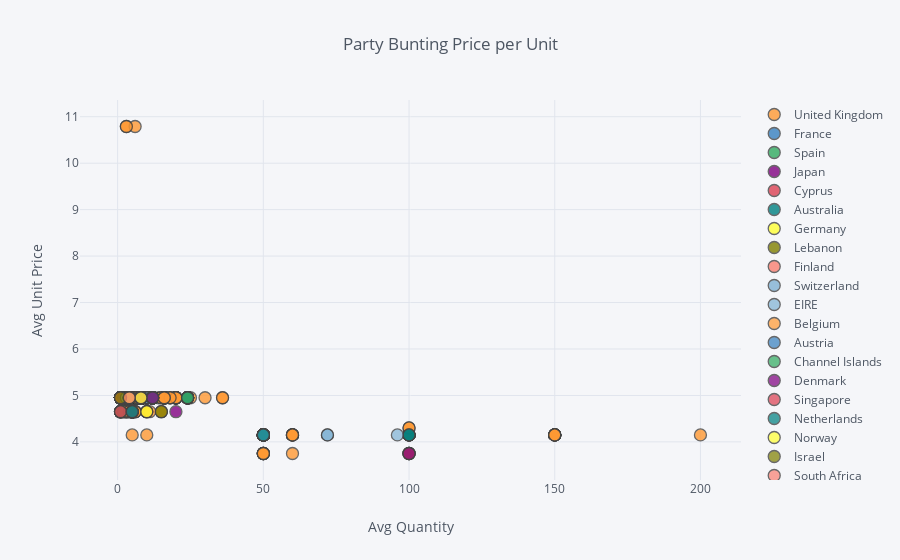

Write notebook code for a chart like this one.
### Markdown cell above
## 3. Create an interactive scatter plot showing the relationship between average quantity (x-axis) and average unit price (y-axis) for the product PARTY BUNTING with the plot points color-coded by country (categories).

### Code cell
e = data.loc[data['Description']=='PARTY BUNTING']
e = e[['Quantity', 'UnitPrice', 'Country']]
e.head()
e.iplot(x='Quantity', y='UnitPrice', categories='Country', xTitle='Avg Quantity', yTitle='Avg Unit Price', title='Party Bunting Price per Unit')

### Figure 1 — Plotly figure (JSON) as saved in the notebook; plotly's stock layout.template omitted (floating-point values rounded to 4 significant figures; data arrays with more than 128 entries replaced by an {"elided": "..."} marker saying what was removed)
{"data": [{"marker": {"color": "rgba(255, 153, 51, 1.0)", "line": {"width": 1.3}, "opacity": 0.8, "size": 12, "symbol": "circle"}, "mode": "markers", "name": "United Kingdom", "textfont": {"color": "#4D5663"}, "type": "scatter", "uid": "4511f3b7-e6f5-4208-97b0-f48cc4007588", "x": {"elided": "1307 int values"}, "y": {"elided": "1307 float values"}}, {"marker": {"color": "rgba(55, 128, 191, 1.0)", "line": {"width": 1.3}, "opacity": 0.8, "size": 12, "symbol": "circle"}, "mode": "markers", "name": "France", "textfont": {"color": "#4D5663"}, "type": "scatter", "uid": "6fae4e8e-256b-4316-8ea2-1fc06140d234", "x": [5, 5, 10, 12, 2, 12, 4, 4, 4, 4, 12, 8, 4, 4, 4, 4, 4, 4, 4, 4, 4, 8], "y": [4.65, 4.65, 4.95, 4.95, 4.95, 4.95, 4.95, 4.95, 4.95, 4.95, 4.95, 4.95, 4.95, 4.95, 4.95, 4.95, 4.95, 4.95, 4.95, 4.95, 4.95, 4.95]}, {"marker": {"color": "rgba(50, 171, 96, 1.0)", "line": {"width": 1.3}, "opacity": 0.8, "size": 12, "symbol": "circle"}, "mode": "markers", "name": "Spain", "textfont": {"color": "#4D5663"}, "type": "scatter", "uid": "42c409d1-f104-4140-8389-50ffe16bbfb5", "x": [1, 5, 5, 8, 4, 3, 4, 8], "y": [4.65, 4.65, 4.65, 4.95, 4.95, 4.95, 4.95, 4.95]}, {"marker": {"color": "rgba(128, 0, 128, 1.0)", "line": {"width": 1.3}, "opacity": 0.8, "size": 12, "symbol": "circle"}, "mode": "markers", "name": "Japan", "textfont": {"color": "#4D5663"}, "type": "scatter", "uid": "6cb21b0a-f019-4479-9940-aaf51e2e947d", "x": [20, 100, 50], "y": [4.65, 3.75, 4.15]}, {"marker": {"color": "rgba(219, 64, 82, 1.0)", "line": {"width": 1.3}, "opacity": 0.8, "size": 12, "symbol": "circle"}, "mode": "markers", "name": "Cyprus", "textfont": {"color": "#4D5663"}, "type": "scatter", "uid": "4790f1c9-7072-4846-a245-b9cab199f5fb", "x": [1, 5, 1], "y": [4.65, 4.65, 4.95]}, {"marker": {"color": "rgba(0, 128, 128, 1.0)", "line": {"width": 1.3}, "opacity": 0.8, "size": 12, "symbol": "circle"}, "mode": "markers", "name": "Australia", "textfont": {"color": "#4D5663"}, "type": "scatter", "uid": "cdef6838-1f30-46a8-8ae2-e3189206e093", "x": [5, 4, 12, 100, 24, 8, 100, 12], "y": [4.65, 4.95, 4.95, 4.15, 4.95, 4.95, 4.15, 4.95]}, {"marker": {"color": "rgba(255, 255, 51, 1.0)", "line": {"width": 1.3}, "opacity": 0.8, "size": 12, "symbol": "circle"}, "mode": "markers", "name": "Germany", "textfont": {"color": "#4D5663"}, "type": "scatter", "uid": "6872a6ee-cc68-484d-b0a6-e1f07742cfb4", "x": [10, 4, 4, 8, 8], "y": [4.65, 4.95, 4.95, 4.95, 4.95]}, {"marker": {"color": "rgba(128, 128, 0, 1.0)", "line": {"width": 1.3}, "opacity": 0.8, "size": 12, "symbol": "circle"}, "mode": "markers", "name": "Lebanon", "textfont": {"color": "#4D5663"}, "type": "scatter", "uid": "98ebe140-5703-44e6-bfbb-6e4960577699", "x": [15], "y": [4.65]}, {"marker": {"color": "rgba(251, 128, 114, 1.0)", "line": {"width": 1.3}, "opacity": 0.8, "size": 12, "symbol": "circle"}, "mode": "markers", "name": "Finland", "textfont": {"color": "#4D5663"}, "type": "scatter", "uid": "25523ab3-8de5-4be9-9af7-33d910614947", "x": [4, 8], "y": [4.95, 4.95]}, {"marker": {"color": "rgba(128, 177, 211, 1.0)", "line": {"width": 1.3}, "opacity": 0.8, "size": 12, "symbol": "circle"}, "mode": "markers", "name": "Switzerland", "textfont": {"color": "#4D5663"}, "type": "scatter", "uid": "5dfdebdf-ee41-479c-9de5-a85151d8db5f", "x": [8, 4, 12, 50, 12], "y": [4.95, 4.95, 4.95, 4.15, 4.95]}, {"marker": {"color": "rgba(128, 177, 211, 0.8999999999999999)", "line": {"width": 1.3}, "opacity": 0.8, "size": 12, "symbol": "circle"}, "mode": "markers", "name": "EIRE", "textfont": {"color": "#4D5663"}, "type": "scatter", "uid": "ed8bf31f-1f7e-46d9-b42d-fc3ebf435fed", "x": [4, 50, 4, 8, 50, 4, 72, 4, 72, 4, 3, 4, 4, 4, 8, 4, 4, 96, 4], "y": [4.95, 4.15, 4.95, 4.95, 4.15, 4.95, 4.15, 4.95, 4.15, 4.95, 4.95, 4.95, 4.95, 4.95, 4.95, 4.95, 4.95, 4.15, 4.95]}, {"marker": {"color": "rgba(255, 153, 51, 0.8999999999999999)", "line": {"width": 1.3}, "opacity": 0.8, "size": 12, "symbol": "circle"}, "mode": "markers", "name": "Belgium", "textfont": {"color": "#4D5663"}, "type": "scatter", "uid": "bf580420-5307-4190-b638-0dba1271704a", "x": [4, 4], "y": [4.95, 4.95]}, {"marker": {"color": "rgba(55, 128, 191, 0.8999999999999999)", "line": {"width": 1.3}, "opacity": 0.8, "size": 12, "symbol": "circle"}, "mode": "markers", "name": "Austria", "textfont": {"color": "#4D5663"}, "type": "scatter", "uid": "c4bf022b-26e8-4f6b-8e36-17c3d81698fb", "x": [8], "y": [4.95]}, {"marker": {"color": "rgba(50, 171, 96, 0.8999999999999999)", "line": {"width": 1.3}, "opacity": 0.8, "size": 12, "symbol": "circle"}, "mode": "markers", "name": "Channel Islands", "textfont": {"color": "#4D5663"}, "type": "scatter", "uid": "96cd1564-3c4e-47d7-966d-16d50b74d149", "x": [12, 4, 24], "y": [4.95, 4.95, 4.95]}, {"marker": {"color": "rgba(128, 0, 128, 0.8999999999999999)", "line": {"width": 1.3}, "opacity": 0.8, "size": 12, "symbol": "circle"}, "mode": "markers", "name": "Denmark", "textfont": {"color": "#4D5663"}, "type": "scatter", "uid": "1179c579-eb28-495b-ad3d-ef862e365672", "x": [12], "y": [4.95]}, {"marker": {"color": "rgba(219, 64, 82, 0.8999999999999999)", "line": {"width": 1.3}, "opacity": 0.8, "size": 12, "symbol": "circle"}, "mode": "markers", "name": "Singapore", "textfont": {"color": "#4D5663"}, "type": "scatter", "uid": "2b45ded5-7e4f-4fd8-b7db-8b7666d43713", "x": [8], "y": [4.95]}, {"marker": {"color": "rgba(0, 128, 128, 0.8999999999999999)", "line": {"width": 1.3}, "opacity": 0.8, "size": 12, "symbol": "circle"}, "mode": "markers", "name": "Netherlands", "textfont": {"color": "#4D5663"}, "type": "scatter", "uid": "c38f671f-7a3a-4bc2-8e34-479a1211b717", "x": [50], "y": [4.15]}, {"marker": {"color": "rgba(255, 255, 51, 0.8999999999999999)", "line": {"width": 1.3}, "opacity": 0.8, "size": 12, "symbol": "circle"}, "mode": "markers", "name": "Norway", "textfont": {"color": "#4D5663"}, "type": "scatter", "uid": "dbdf39ba-044f-4599-9fe0-b8f70c320caf", "x": [4, 8], "y": [4.95, 4.95]}, {"marker": {"color": "rgba(128, 128, 0, 0.8999999999999999)", "line": {"width": 1.3}, "opacity": 0.8, "size": 12, "symbol": "circle"}, "mode": "markers", "name": "Israel", "textfont": {"color": "#4D5663"}, "type": "scatter", "uid": "146e7ceb-7cd1-47d4-95c9-b0c0f3a75187", "x": [1], "y": [4.95]}, {"marker": {"color": "rgba(251, 128, 114, 0.8999999999999999)", "line": {"width": 1.3}, "opacity": 0.8, "size": 12, "symbol": "circle"}, "mode": "markers", "name": "South Africa", "textfont": {"color": "#4D5663"}, "type": "scatter", "uid": "29942e66-9363-422d-b716-b0999d3623f8", "x": [4], "y": [4.95]}], "layout": {"legend": {"bgcolor": "#F5F6F9", "font": {"color": "#4D5663"}}, "paper_bgcolor": "#F5F6F9", "plot_bgcolor": "#F5F6F9", "title": {"font": {"color": "#4D5663"}, "text": "Party Bunting Price per Unit"}, "xaxis": {"gridcolor": "#E1E5ED", "showgrid": true, "tickfont": {"color": "#4D5663"}, "title": {"font": {"color": "#4D5663"}, "text": "Avg Quantity"}, "zerolinecolor": "#E1E5ED"}, "yaxis": {"gridcolor": "#E1E5ED", "showgrid": true, "tickfont": {"color": "#4D5663"}, "title": {"font": {"color": "#4D5663"}, "text": "Avg Unit Price"}, "zerolinecolor": "#E1E5ED"}}}
